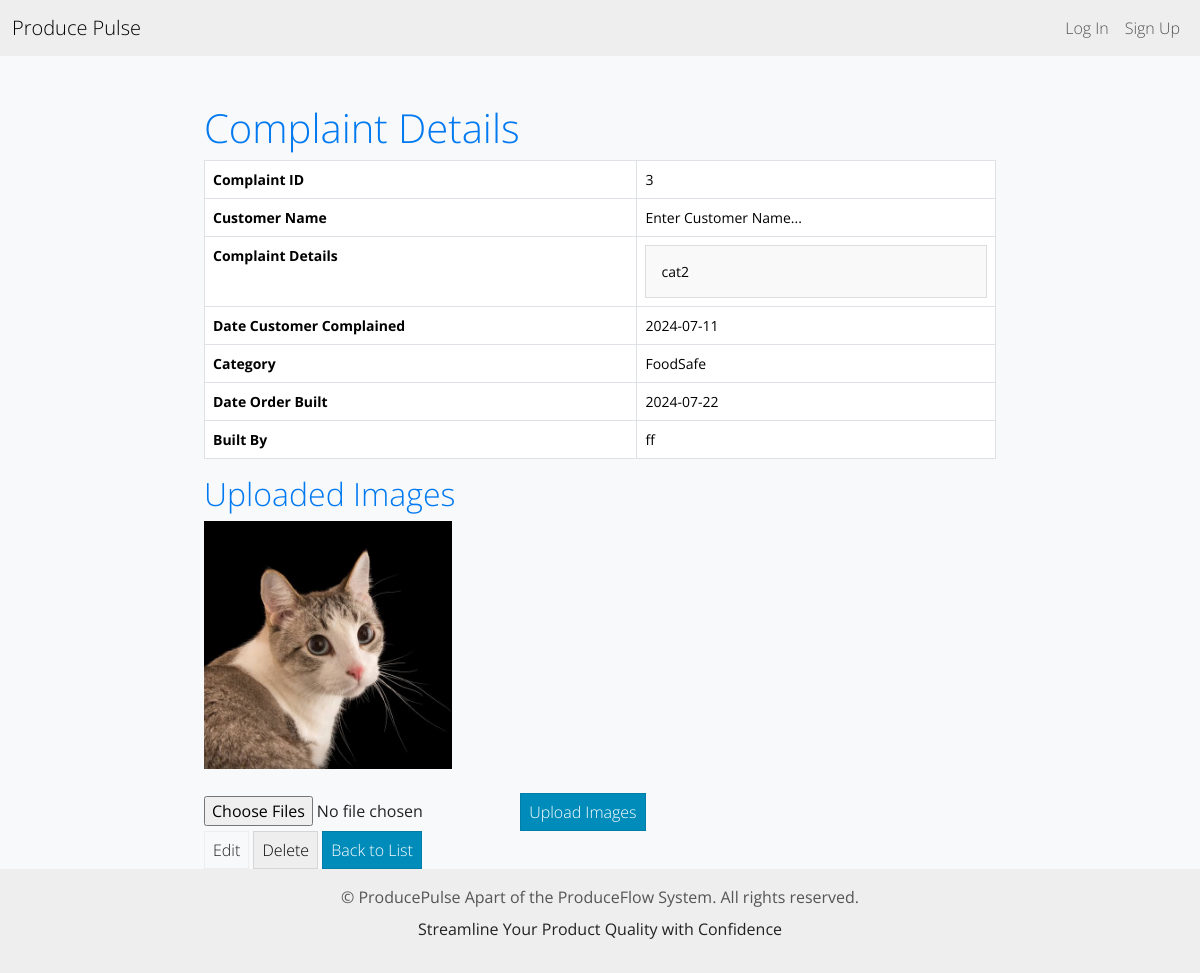
The app's page /item/3/ with its own data.
### inventory/models.py (models this page shows, shortened)
class InventoryItem(models.Model):
    STATUS_CHOICES = [ # For Status Tagging Syste,
        ('new', 'New'),
        ('in_progress', 'In Progress'),
        ('waiting', 'Waiting'),
        ('closed', 'Closed')
    ]
    customer = models.ForeignKey(Customer, on_delete=models.CASCADE, related_name='inventory_items', null=True, blank=True) #Customer field dropdown
    status = models.CharField(max_length=20, choices=STATUS_CHOICES, default='New') #For status tagging system
    name = models.CharField(default="Enter Customer Name...", max_length=200) #Old cs name field
    complaint = models.TextField(max_length=2000, default="Enter Complaint...")
    date_complained = models.CharField(max_length=10, default="MM/DD/YYYY") #Date picker field for complained date
    category = models.ForeignKey('Category', on_delete=models.SET_NULL, blank=True, null=True) #Category dropdown
    date_created = models.DateField(auto_now_add=True) #Date created field, is timestamped
    date_built = models.CharField(max_length=10, default="MM/DD/YYYY") #Date picker field for built date
    built_by = models.CharField(max_length=200, default="Enter Builder Name...") #Builder name field, text input
    user = models.ForeignKey(User, on_delete=models.DO_NOTHING) #User field, auto stamped

class Category(models.Model):
    name = models.CharField(max_length=200)
    class Meta:
        verbose_name_plural = 'Categories'
    def __str__(self):
        return self.name

class ItemImages(models.Model):
    item = models.ForeignKey(InventoryItem, related_name='images', on_delete=models.CASCADE)
    image = models.ImageField(upload_to=upload_to)

### inventory/views.py (the view)
# urls.py: path('item/<int:pk>/', views.item_detail , name='detail-item'),
def item_detail(request, pk):
    item = get_object_or_404(InventoryItem, pk=pk)
    images = ItemImages.objects.filter(item=item)
    if request.method == 'POST':
        images_form = ItemImagesForm(request.POST, request.FILES)
        if images_form.is_valid():
            uploaded_images = request.FILES.getlist('images')
            for image in uploaded_images:
                ItemImages.objects.create(item=item, image=image)
            logger.info('Images uploaded for item ID: %s', item.id)
            return redirect('detail-item', pk=item.pk)
        else:
            logger.error('Image upload failed for item ID: %s', item.id)
            return render(request, 'inventory/item_detail.html', {
                'images_form': images_form,
                'item': item,
                'images': images,
                'image_errors': images_form.errors
            })
    else:
        images_form = ItemImagesForm()
    return render(request, 'inventory/item_detail.html', {
        'images_form': images_form,
        'item': item,
        'images': images
    })

### inventory/forms.py
class ItemImagesForm(forms.ModelForm):
    images = forms.FileField(
        widget=MultipleFileInput(attrs={'accept': 'image/*'}),
        required=False,
        validators=[validate_image_file]
    )
    class Meta:
        model = ItemImages
        fields = ['images']

### inventory/forms.py (called while the page is built)
    def render(self, name, value, attrs=None, renderer=None):
        if value is None:
            value = []
        final_attrs = self.build_attrs(attrs, {'type': self.input_type, 'name': name})
        return format_html('<input{} multiple>', flatatt(final_attrs))

### inventory/templates/inventory/item_detail.html (shortened to what this page needs)
{% extends 'inventory/base.html' %}
{% block content %}
    <div class="row">
        <div class="col-md-8 col-12 mx-auto mt-5">
            <h1>Complaint Details</h1>
            <table class="table table-bordered">
                <tr><th>Complaint ID</th><td>{{ item.id }}</td></tr>
                <tr><th>Customer Name</th><td>{{ item.name }}</td></tr>
                <tr>
                    <th>Complaint Details</th>
                    <td>
                        <div class="complaint-thread">
                            {% for line in item.complaint.splitlines %}
                                {% if line %}
                                    <div class="complaint-entry">
                                        {{ line|safe }}
                                    </div>
                                {% endif %}
                            {% endfor %}
                        </div>
                    </td>
                </tr>
                <tr><th>Date Customer Complained</th><td>{{ item.date_complained }}</td></tr>
                <tr><th>Category</th><td>{{ item.category }}</td></tr>
                <tr><th>Date Order Built</th><td>{{ item.date_built }}</td></tr>
                <tr><th>Built By</th><td>{{ item.built_by }}</td></tr>
            </table>
            <h2>Uploaded Images</h2>
            <div class="row">
                {% for image in images %}
                    <div class="col-md-4 mb-4">
                        <img src="{{ image.image.url }}" class="img-fluid" alt="Item Image">
                    </div>
                {% endfor %}
            </div>
            <form method="post" enctype="multipart/form-data">
                {{ images_form.images }}
                <button type="submit" class="btn btn-primary">Upload Images</button>
            </form>
            <a href="{% url 'edit-item' item.id %}" class="btn btn-outline-secondary">Edit</a>
            <a href="{% url 'delete-item' item.id %}" class="btn btn-secondary">Delete</a>
            <a href="{% url 'dashboard' %}" class="btn btn-primary">Back to List</a>
        </div>
    </div>
{% endblock %}

### static/css/styles.css (style rules this page uses)
body { background-color: #f8f9fa; }
h1, h2 { color: #0079f1; }
.complaint-thread { max-height: 400px; overflow-y: auto; border: 1px solid #ddd; padding: 10px; background-color: #f9f9f9; }
.complaint-entry { padding: 5px; border-bottom: 1px solid #ddd; }
.complaint-entry:last-child { border-bottom: none; }

### records on screen
InventoryItem: id "3", name "Enter Customer Name...", splitlines "cat2", date_complained "2024-07-11", category "FoodSafe", date_built "2024-07-22", built_by "ff"
ItemImages: image (picture)
